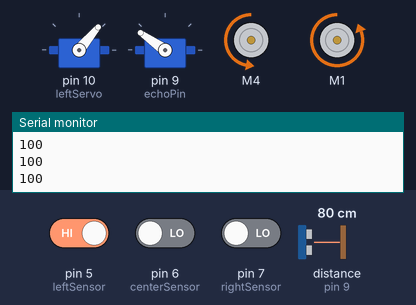
Recording of a sketch running on a simulated Arduino Uno, built with avr-gcc and run on an emulated ATmega328P. Parts: 2 × servo, 2 × DC motor (green arrow = forward, orange = backward, longer = faster), the last lines printed to the serial monitor. Wiring (inferred from the names in the program): ultrasonic range finder: trigger pin 8; echo pin 9. Inputs (shaded band) come from the test bench; at power-on: pin 5 (leftSensor) HIGH, pin 7 (rightSensor) LOW, pin 6 (centerSensor) LOW, distance to the obstacle (sensor on pin 9) 80 cm. The echo pulse lasts 58.3 µs per cm.

Above: at 4.7 s.
4.8 s: pin 5 (leftSensor) driven LOW
At 5.3 s:
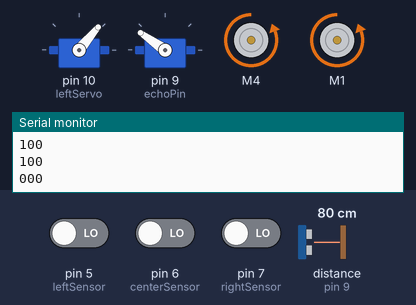
6.5 s: pin 7 (rightSensor) driven HIGH
At 7.1 s:
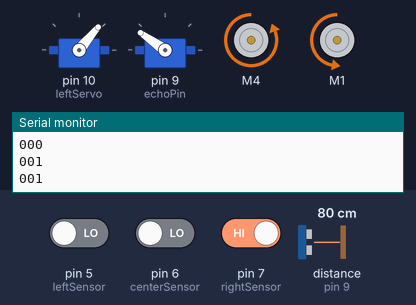
8.0 s: pin 6 (centerSensor) driven HIGH
At 8.8 s:
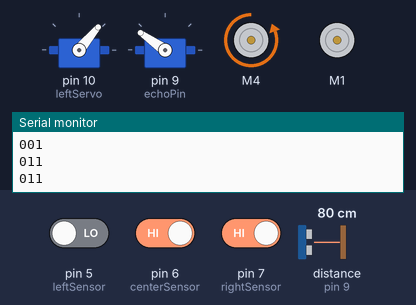
9.5 s: pin 6 (centerSensor) driven LOW
At 10.6 s:
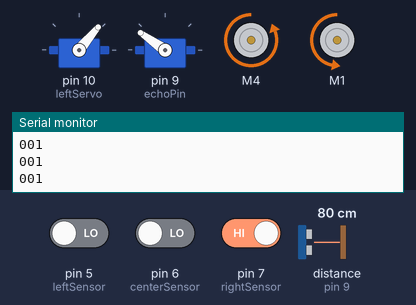
11.0 s: pin 7 (rightSensor) driven LOW
At 12.2 s:
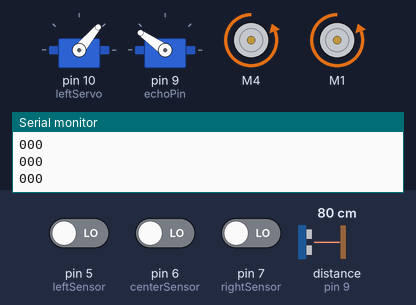
12.5 s: pin 5 (leftSensor) driven HIGH and pin 6 (centerSensor) driven HIGH
At 14.0 s:
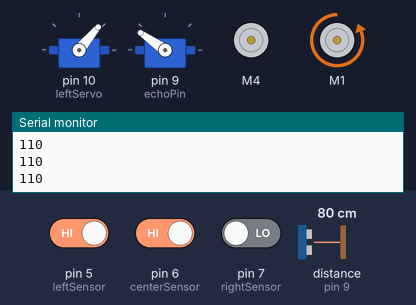
Timing chart, 0 to 15.1 s (numbered marks = the images above; inputs shaded):
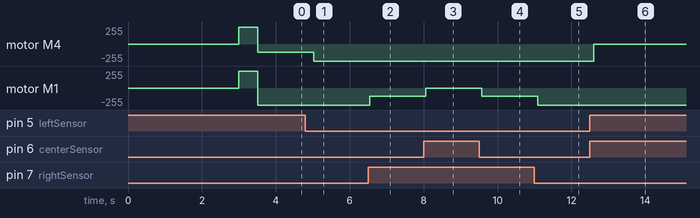

Measured:
- after the input at 4.8 s, motor M4: backward 127/255 → backward 255/255 after 0.22 s
- after the input at 6.5 s, motor M1: backward 255/255 → backward 127/255 at once
- after the input at 8.0 s, motor M1: backward 127/255 → stopped after 0.05 s
- after the input at 9.5 s, motor M1: stopped → backward 127/255 after 0.07 s
- after the input at 11.0 s, motor M1: backward 127/255 → backward 255/255 after 0.09 s
- after the input at 12.5 s, motor M4: backward 255/255 → stopped after 0.10 s

The sketch:

minisumorearmatador.ino
```cpp
#include <Wire.h>
#include <Adafruit_MotorShield.h>
#include "utility/Adafruit_MS_PWMServoDriver.h"
#include <Servo.h>

Adafruit_MotorShield AFMS = Adafruit_MotorShield();
Adafruit_DCMotor *leftMotor = AFMS.getMotor(4);
Adafruit_DCMotor *rightMotor = AFMS.getMotor(1);
#define position1 145
#define position2 50
Servo leftServo;
Servo rightServo;

#define echoPin       9
#define trigPin       8
#define leftSensor    5
#define centerSensor  6
#define rightSensor   7
#define forward   255
#define reverse   255
#define moveSpeed 255
#define factor    0.5
#define revDelay  500

int maximumRange = 80;
long duration, distance;

void setup()
{
  Serial.begin(9600);
  AFMS.begin();

  pinMode(leftSensor, INPUT);
  pinMode(centerSensor, INPUT);
  pinMode(rightSensor, INPUT);
  pinMode(trigPin, OUTPUT);
  pinMode(echoPin, INPUT);

  leftServo.attach(10);
  rightServo.attach(9);
  leftServo.write(position1);
  rightServo.write(position2);
  leftMotor->run(RELEASE);
  rightMotor->run(RELEASE);
  delay(3000);
  leftServo.write(position2);
  rightServo.write(position1);
  leftMotor->setSpeed(moveSpeed);
  rightMotor->setSpeed(moveSpeed);
  leftMotor->run(FORWARD);
  rightMotor->run(FORWARD);
  delay(500);
}

void loop()
{
  int AINL = digitalRead(leftSensor);
  int AINC = digitalRead(centerSensor);
  int AINR = digitalRead(rightSensor);
  digitalWrite(trigPin, LOW);
  delayMicroseconds(2);
  digitalWrite(trigPin, HIGH);
  delayMicroseconds(10);
  digitalWrite(trigPin, LOW);
  duration = pulseIn(echoPin, HIGH);
  distance = duration / 58.2;

  if (!AINL && !AINC && !AINR)
  {
    Serial.println("000");
    leftMotor->setSpeed(moveSpeed);
    rightMotor->setSpeed(moveSpeed);
    leftMotor->run(BACKWARD);
    rightMotor->run(BACKWARD);
    delay(revDelay);
  }
  else if (AINL && AINC && !AINR)
  {
    Serial.println("110");
    leftMotor->setSpeed(moveSpeed * factor);
    rightMotor->setSpeed(moveSpeed);
    leftMotor->run(RELEASE);
    rightMotor->run(BACKWARD);
    delay(revDelay);
  }
  else if (!AINL && AINC && AINR)
  {
    Serial.println("011");
    leftMotor->setSpeed(moveSpeed);
    rightMotor->setSpeed(moveSpeed * factor);
    leftMotor->run(BACKWARD);
    rightMotor->run(RELEASE);
    delay(revDelay);
  }
  else if (AINL && !AINC && !AINR)
  {
    Serial.println("100");
    leftMotor->setSpeed(moveSpeed * factor);
    rightMotor->setSpeed(moveSpeed);
    leftMotor->run(BACKWARD);
    rightMotor->run(BACKWARD);
    delay(revDelay);
  }
  else if (!AINL && !AINC && AINR)
  {
    Serial.println("001");
    leftMotor->setSpeed(moveSpeed);
    rightMotor->setSpeed(moveSpeed * factor);
    leftMotor->run(BACKWARD);
    rightMotor->run(BACKWARD);
    delay(revDelay);
  }
  else if (AINL && AINC && AINR)
  {
    if (distance <= maximumRange)
    {
      Serial.println("111 " + String(distance) + " ATTACK");
      leftMotor->setSpeed(moveSpeed);
      rightMotor->setSpeed(moveSpeed);
      leftMotor->run(FORWARD);
      rightMotor->run(FORWARD);
    }
    else
    {
      Serial.println("111 OOR");
      leftMotor->setSpeed(moveSpeed * factor);
      rightMotor->setSpeed(moveSpeed * factor);
      leftMotor->run(BACKWARD);
      rightMotor->run(FORWARD);
    }
    delay(100);
  }
}
```
